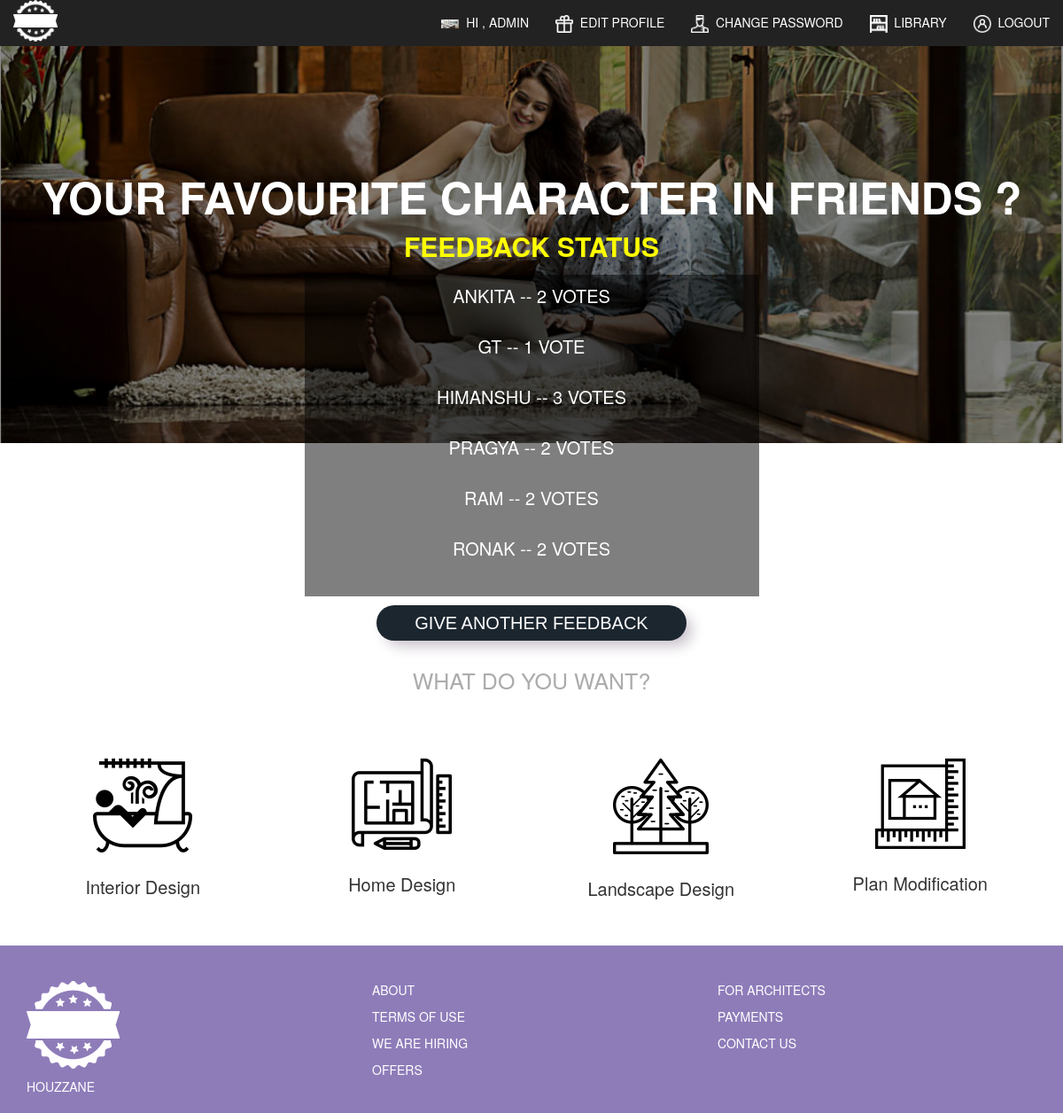
/2/results/ (signed in), run on the app's committed database.
### polls/models.py (models this page shows, shortened)
class Question(models.Model):
	question_text = models.CharField(max_length = 200)
	pub_date = models.DateTimeField('date published')

class Choice(models.Model):
		question = models.ForeignKey(Question)
		choice_text = models.CharField(max_length = 200)
		votes = models.IntegerField(default = 0)

### polls/views.py (the view)
# urls.py: url(r'^(?P<pk>\d+)/results/$', login_required(views.ResultsView.as_view()), name='results'),
class ResultsView(generic.DetailView):
 model = Question
 template_name = 'polls/results.html'

### polls/templates/polls/results.html (shortened to what this page needs)
<!DOCTYPE html>
{% load static from staticfiles %}
 <link href="{% static 'polls/css/bootstrap.css' %}" rel="stylesheet">
 <link rel="stylesheet" type="text/css" href="{% static 'polls/css/font-awesome.css' %}">
 <link rel="stylesheet" type="text/css" href="{% static 'polls/css/style.css' %}">
 <link rel="stylesheet" type="text/css" href="{% static 'polls/css/signup.css' %}">
<body>
 <div class="container-fluid header white-text uppercase">
  <nav class="navbar navbar-inverse navbar-fixed-top ransparent-background" role="navigation">
   <div class="container-fluid">
    <div class="navbar-header">
     <a class="navbar-brand" href="{% url 'polls:index' %}"><img src="{% static 'polls/images/logo.png' %}" style="width:50px"></a>
    </div>
    <div class="collapse navbar-collapse" id="bs-example-navbar-collapse-1">
     <ul class="nav navbar-nav navbar-right">
      <li><a href="{% url 'polls:index2' %}"><img src='{% static 'polls/images/work.png' %}'>&nbsp;&nbsp;Hi , {{ user.get_username }}</a></li>
      <li><a href="{% url 'polls:profilepage' %}"><img src='{% static 'polls/images/nav1.png' %}'>&nbsp;&nbsp;Edit Profile</a></li>
      <li><a href="{% url 'polls:changepwdpage' %}"><img src='{% static 'polls/images/nav2.png' %}'>&nbsp;&nbsp;Change Password</a></li>
      <li><a href="{% url 'polls:library' %}"><img src='{% static 'polls/images/nav3.png' %}'>&nbsp;&nbsp;Library</a></li>
      <li><a href="{% url 'polls:logout' %}"><img src='{% static 'polls/images/nav4.png' %}'>&nbsp;&nbsp;Logout</a></li>
     </ul>
    </div>
   </div>
  </nav>
  <div class="container center-align uppercase white-text" style="margin-top:15%">
   <div class="row">
    <div class="col-md-12" style="font-size:50px;font-weight:700">
       {{question.question_text }}
       <div style="font-size:30px;color:yellow">Feedback Status</div>
    </div>
   </div>
   <div class="row">
    <div class="col-md-12" style="font-size:20px">
     <div class="box_question">
         <div>
          <ul>
            {% for choice in question.choice_set.all %}
              <li>{{ choice.choice_text }}     --    {{ choice.votes }} vote{{choice.votes|pluralize }}</li>
              <br>{% endfor %}
        <div class="col-sm-12 btn1" style="margin-top:0px;">
           <a href="{% url 'polls:index2' %}" class="cta shadow" style="width:350px;font-size:20px;text-decoration:none">Give another feedback</a>
        </div>
       </ul>
        </div>
     </div>
    </div>
   </div>
  </div>
 </div>
 <div class="container margin-bottom-50" style="margin-top:20%">
  <div class="row">
   <div class="col-md-12 center-align uppercase margin-bottom-50" style="color:#ADABAC;font-size:25px;">
    What Do you want?
   </div>
  </div>
  <div class="row">
   <div class="col-md-3 center-align whatuwant">
    <div class="row">
     <div class="col-md-12">
      <img src="{% static 'polls/images/interior.png' %}">
     </div>
    </div>
    <div class="row">
     <div class="col-md-12" style="margin-top: 15px;font-size: 20px;">
      Interior Design
     </div>
    </div>
   </div>
   <div class="col-md-3 center-align whatuwant">
    <div class="row">
     <div class="col-md-12">
      <img src="{% static 'polls/images/home.png' %}">
     </div>
    </div>
    <div class="row">
     <div class="col-md-12" style="margin-top: 15px;font-size: 20px;">
      Home Design
     </div>
    </div>
   </div>
   <div class="col-md-3 center-align whatuwant">
    <div class="row">
     <div class="col-md-12">
      <img src="{% static 'polls/images/landscape.png' %}">
     </div>
    </div>
    <div class="row">
     <div class="col-md-12" style="margin-top: 15px;font-size: 20px;">
      Landscape Design
     </div>
    </div>
   </div>
   <div class="col-md-3 center-align whatuwant">
    <div class="row">
     <div class="col-md-12">
      <img src="{% static 'polls/images/plan.png' %}">
     </div>
    </div>
    <div class="row">
     <div class="col-md-12" style=" margin-top: 15px;font-size: 20px;">
      Plan Modification
     </div>
    </div>
   </div>
  </div>
 </div>
 <footer style="padding-top: 20px;background-color: #8E7CB9;padding-bottom: 20px;">
  <div class="container uppercase white-text">
   <div class="row">
    <div class="col-md-4">
     <div class="row">
      <div class="col-md-12">
       <img src="{% static 'polls/images/logo.png' %}">
      </div>
     </div>
     <div class="row">
      <div class="col-md-12">
       Houzzane
      </div>
     </div>
    </div>
    <div class="col-md-4">
     <div class="row">
      <div class="col-md-12">
       about
      </div>
     </div>
     <div class="row">
      <div class="col-md-12">
       terms of use
      </div>
     </div>
     <div class="row">
      <div class="col-md-12">
       we are hiring
      </div>
     </div>
     <div class="row">
      <div class="col-md-12">
       offers
      </div>
     </div>
    </div>
    <div class="col-md-4">
     <div class="row">
      <div class="col-md-12">
       for architects
      </div>
     </div>
     <div class="row">
      <div class="col-md-12">
       payments
      </div>
     </div>
     <div class="row">
      <div class="col-md-12">
       contact us
      </div>
     </div>
    </div>
   </div>
  </div>
 </footer>

### polls/static/polls/css/style.css (style rules this page uses)
* { -webkit-tap-highlight-color: transparent; -webkit-font-smoothing: antialiased; }
.uppercase { text-transform: uppercase; }
.center-align { text-align: center; }
.header { height: 500px; background-size: cover; background-repeat: no-repeat; background-image: url('../images/head.png'); margin-bottom: 30px }
.white-text { color: white; }
.margin-bottom-50 { margin-bottom: 50px }
.header img { width:20px; }
.navbar-inverse { border:none; }
.navbar-brand { padding: 0px 15px; }
.row { margin-top: 10px; }
.box_question { width:45%; margin: auto; }
.box_question ul { list-style-type: none; font-size:20px; padding:10px; border:0px solid black; text-align:center; background: rgba(0,0,0,0.5); border-radius: 0px; }

### polls/static/polls/css/signup.css (style rules this page uses)
.cta { display: block; color: #fff; font-family: 'TypoRound-Light', Fallback, sans-serif; text-align: center; font-size: 170%; padding: 6px; width: 300px; background-color: #1c262f; border-radius: 60px; text-decoration: none; transition: 0.4s ease all; }
.cta:hover , { text-decoration: none; color: #fff; -webkit-box-shadow: 2px 3px 15px 0px rgba(0,0,0,0.26); -moz-box-shadow: 2px 3px 15px 0px rgba(0,0,0,0.26); box-shadow: 2px 3px 15px 0px rgba(0,0,0,0.26); }
.btn1 { margin-top: 40px; }
.cta { margin:auto; margin-top: 20px; }
.shadow { -webkit-box-shadow: 8px 8px 15px -2px rgba(201,193,201,1); -moz-box-shadow: 8px 8px 15px -2px rgba(201,193,201,1); box-shadow: 8px 8px 15px -2px rgba(201,193,201,1); }

### polls/templates/polls/results.html (style rules this page uses)
.navbar-inverse .navbar-nav>li>a { color: white }

### data on the page
Question: question_text "YOUR FAVOURITE CHARACTER IN FRIENDS ?"
Choice: choice_text "ANKITA", votes "2"
Choice: choice_text "GT", votes "1"
Choice: choice_text "HIMANSHU", votes "3"
Choice: choice_text "PRAGYA", votes "2"
Choice: choice_text "RAM", votes "2"
Choice: choice_text "RONAK", votes "2"

### other printed values
{{ user.get_username }} "ADMIN"
